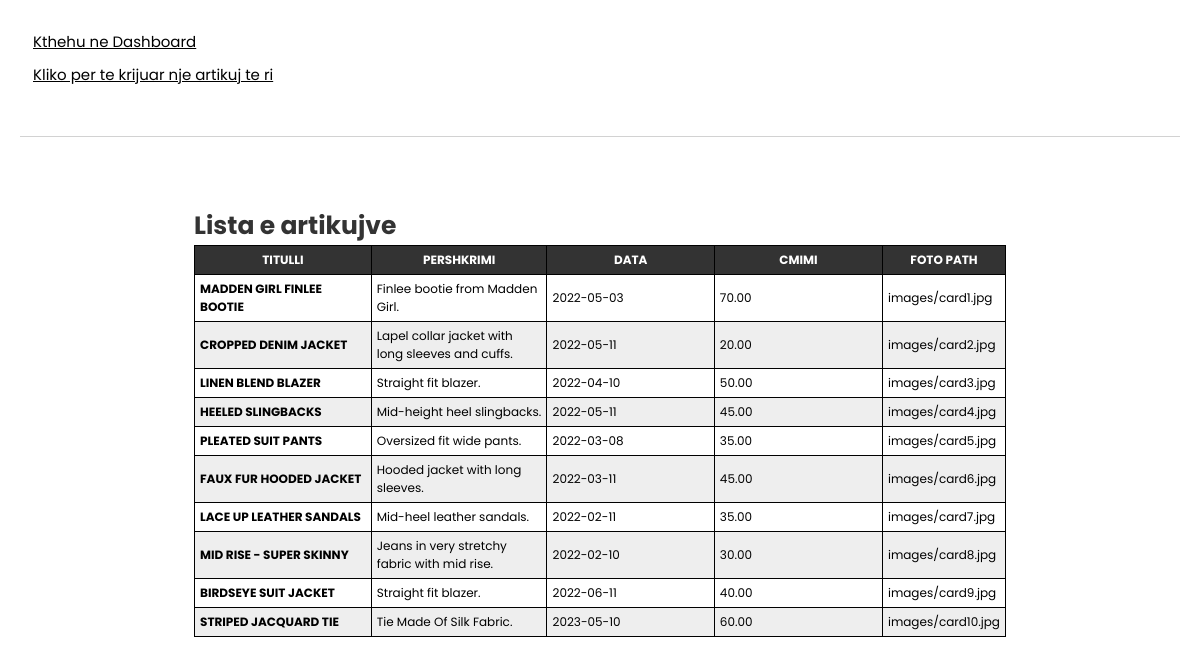
The page /admin/article_list.php (signed in) on the database its author committed.
### tables this page shows
CREATE TABLE `artikujt` (
  `id` int(11) NOT NULL,
  `titulli` varchar(255) NOT NULL,
  `cmimi` decimal(15,2) NOT NULL,
  `data` date NOT NULL,
  `id_dyqani` int(11) NOT NULL,
  `pershkrimi` text DEFAULT NULL,
  `foto` varchar(255) NOT NULL,
  `priceoff` float DEFAULT NULL,
  `olderprice` float DEFAULT NULL
);

### libs/Database.php (called while the page is built, shortened)
<?php
class Database{
    private $connection;
    function __construct(){
        $host="127.0.0.1";
        $user="root";
        $password="";
        $db_name="clothing_website";
        try{
            $this->connection=new PDO("mysql:host=$host;dbname=$db_name",$user,$password);
            $this->connection->setAttribute(PDO::ATTR_ERRMODE, PDO::ERRMODE_EXCEPTION);
        }catch(PDOException $ex){
            echo "Lidhja me databazen deshtoi: ".$ex->getMessage();
            exit;
        }
    }
    public function select(string $sql,array $bindArray=array(),$fetchMode=PDO::FETCH_ASSOC){
        $stmt=$this->connection->prepare($sql);
        foreach($bindArray as $key=>$value){
            $stmt->bindValue("$key",$value);
        }
        $rezultati=$stmt->execute();
        return $stmt->fetchAll($fetchMode);
    }
}

### models/Article.php (called while the page is built, shortened)
<?php
class Article extends BaseModel{
    public static function getList(string $condition="1"){
        $sql="SELECT * FROM artikujt WHERE $condition";
        $db=new Database();
        $dattaa=$db->select($sql);
        $artikujt=[];
        if(count($dattaa)){
            foreach($dattaa as $data){
                $article=new Article();
                $article->id=$data["id"];
                $article->titulli=$data["titulli"];
                $article->cmimi=$data["cmimi"];
                $article->data=$data["data"];
                $article->id_dyqani=$data["id_dyqani"];
                $article->pershkrimi=$data["pershkrimi"];
                $article->foto=$data["foto"];
                $article->priceoff=$data["priceoff"];
                $article->olderprice=$data["olderprice"];
                array_push($artikujt,$article);
            }
            return $artikujt;
        }else{
            return array();
        }
    }
}

### admin/article_list.php (the view, shortened to what this page needs)
<?php
    require_once "../models/Article.php";
    $user_logged=User::getById(AuthenticateUser::get()["id"]);
    if($user_logged->isAdmin()){
         $artikujt=Article::getList();
    }else{
        $artikujt=Article::getList("id_dyqani= {
            $user_logged->id_dyqani
        }");
    }
    $artikujt=Article::getList();
?>
<!DOCTYPE html>
<html lang="en">
    <head>
        <link rel="stylesheet" href="../style/style.css">
        <link href='https://cdn.jsdelivr.net/npm/boxicons@2.0.5/css/boxicons.min.css' rel='stylesheet'>
    </head>
    <body>
        <section class="dashboard">
        <p><a href="dashboard.php">Kthehu ne Dashboard</a></p>
        <p><a href="article_create.php">Kliko per te krijuar nje artikuj te ri</a></p>
        <hr>
            <table class="table" border="1px solid black">
                <caption>Lista e artikujve</caption>
                <thead>
                    <tr>
                        <th>Titulli</th>
                        <th>Pershkrimi</th>
                        <th>Data</th>
                        <th>Cmimi</th>
                        <th>Foto path</th>
                    </tr>
                </thead>
                <tbody>
                    <?php foreach($artikujt as $artikull) { ?>
                        <tr>
                            <th><?= $artikull->titulli ?></th>
                            <td><?= $artikull->pershkrimi ?></td>
                            <td><?= $artikull->data ?></td>
                            <td><?= $artikull->cmimi ?></td>
                            <td><?= $artikull->foto ?></td>
                        </tr>
                    <?php } ?>
                </tbody>
            </table>
         </section>
</body>
</html

### style/style.css (style rules this page uses)
:root { --primary-font: "Poppins", sans-serif, Times; --logo-font: "OPTIBodoni-Antiqua", Times, serif; --primary-dark-color: #000; --darker-color: rgb(50, 50, 50); --hot-offers-color: rgb(234, 255, 0); --lighter-color: rgb(210, 210, 210); --primary-white-color: #fff; --default-font-size: 62.5%; --hovered-color: rgb(46, 46, 46); }
* { font-family: var(--primary-font); box-sizing: border-box; margin: 0; padding: 0; }
html { font-size: var(--default-font-size); scroll-behavior: smooth; }
a { text-decoration: none; color: var(--primary-dark-color); }
.dashboard { padding: 20px; }
.dashboard p { margin-top: 10px; font-size: 1.5rem; }
.dashboard table { margin: 0 auto; }
.dashboard hr { margin: 50px 0; }
table { border-collapse: collapse; width: 70%; margin: 0 auto; }
thead { background-color: #333; color: white; font-size: 0.875rem; text-transform: uppercase; letter-spacing: 2%; }
tbody tr:nth-child(odd) { background-color: #fff; }
tbody tr:nth-child(even) { background-color: #eee; }
th, td { border: 1px solid black; padding: 8px; font-size: 1.2rem; }
tbody th { text-align: left; font-weight: bolder; }
caption { font-weight: bold; font-size: 2.5rem; text-align: left; color: #333; margin-top: 20px; }
thead th { width: 25%; }
.dashboard a { padding: 1.3rem; color: inherit; text-decoration: underline; }
.dashboard td, th { padding: 5px; }
hr { border: 0px; border-bottom: 1px solid rgb(210, 210, 210); margin: 100px auto; }

### rows shown on the page
artikujt: titulli "MADDEN GIRL FINLEE BOOTIE", pershkrimi "Finlee bootie from Madden Girl.", data "2022-05-03", cmimi "70.00", foto "images/card1.jpg"
artikujt: titulli "CROPPED DENIM JACKET", pershkrimi "Lapel collar jacket with long sleeves and cuffs.", data "2022-05-11", cmimi "20.00", foto "images/card2.jpg"
artikujt: titulli "LINEN BLEND BLAZER", pershkrimi "Straight fit blazer.", data "2022-04-10", cmimi "50.00", foto "images/card3.jpg"
artikujt: titulli "HEELED SLINGBACKS", pershkrimi "Mid-height heel slingbacks.", data "2022-05-11", cmimi "45.00", foto "images/card4.jpg"
artikujt: titulli "PLEATED SUIT PANTS", pershkrimi "Oversized fit wide pants.", data "2022-03-08", cmimi "35.00", foto "images/card5.jpg"
artikujt: titulli "FAUX FUR HOODED JACKET", pershkrimi "Hooded jacket with long sleeves.", data "2022-03-11", cmimi "45.00", foto "images/card6.jpg"
artikujt: titulli "LACE UP LEATHER SANDALS", pershkrimi "Mid-heel leather sandals.", data "2022-02-11", cmimi "35.00", foto "images/card7.jpg"
artikujt: titulli "MID RISE - SUPER SKINNY", pershkrimi "Jeans in very stretchy fabric with mid rise.", data "2022-02-10", cmimi "30.00", foto "images/card8.jpg"
artikujt: titulli "BIRDSEYE SUIT JACKET", pershkrimi "Straight fit blazer.", data "2022-06-11", cmimi "40.00", foto "images/card9.jpg"
artikujt: titulli "STRIPED JACQUARD TIE", pershkrimi "Tie Made Of Silk Fabric.", data "2023-05-10", cmimi "60.00", foto "images/card10.jpg"
